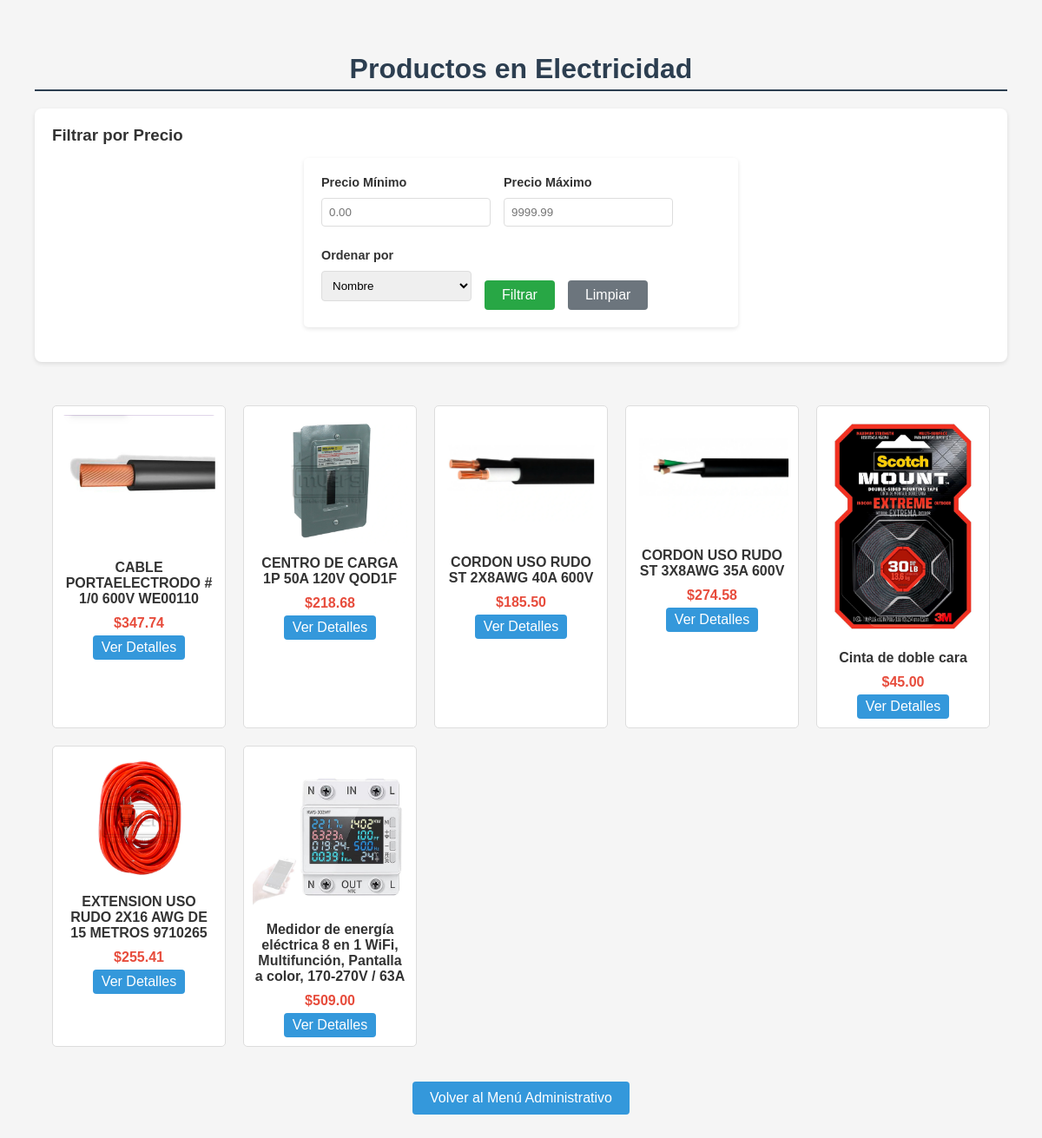
The app's page /category/2/ with its own data.
### store/models.py (models this page shows, shortened)
class Category(models.Model):
    name = models.CharField(max_length=100, unique=True)
    description = models.TextField(blank=True)
    image = models.ImageField(upload_to='categories/', null=True, blank=True)

class Product(models.Model):
    name = models.CharField(max_length=200)
    price = models.DecimalField(max_digits=10, decimal_places=2)
    description = models.TextField(blank=True)
    category = models.ForeignKey(Category, on_delete=models.SET_NULL, null=True, blank=True)
    image = models.ImageField(upload_to='products/', null=True, blank=True)
    stock = models.PositiveIntegerField(default=0)
    created_at = models.DateTimeField(auto_now_add=True)

### store/views.py (the view)
# urls.py: path('category/<int:category_id>/', views.category_products, name='category_products'),
def category_products(request, category_id):
    category = get_object_or_404(Category, pk=category_id)
    products = Product.objects.filter(category=category)
    price_min = request.GET.get('price_min')
    price_max = request.GET.get('price_max')
    if price_min:
        try:
            products = products.filter(price__gte=float(price_min))
        except ValueError:
            pass
    if price_max:
        try:
            products = products.filter(price__lte=float(price_max))
        except ValueError:
            pass
    sort_by = request.GET.get('sort', 'name')
    if sort_by == 'price_asc':
        products = products.order_by('price')
    elif sort_by == 'price_desc':
        products = products.order_by('-price')
    else:
        products = products.order_by('name')
    return render(request, 'store/category_products.html', {'category': category, 'products': products})

### store/templates/store/category_products.html (shortened to what this page needs)
{% load static %}
<!DOCTYPE html>
<html lang="es">
<head>
    <link rel="stylesheet" href="{% static 'store/css/admin_styles.css' %}">
</head>
<body>
    <div style="max-width: 1400px; margin: 0 auto; padding: 20px; width: 100%; box-sizing: border-box;">
        <h1>Productos en {{ category.name }}</h1>
        <div style="background: white; padding: 20px; border-radius: 8px; box-shadow: 0 2px 5px rgba(0,0,0,0.1); margin-bottom: 30px;">
            <h3 style="margin-top: 0; margin-bottom: 15px;">Filtrar por Precio</h3>
            <form method="GET" style="display: flex; gap: 15px; align-items: end; flex-wrap: wrap;">
                <div style="display: flex; flex-direction: column; gap: 5px;">
                    <label style="font-weight: bold; font-size: 0.9rem;">Precio Mínimo</label>
                    <input type="number" name="price_min" step="0.01" placeholder="0.00" value="{{ request.GET.price_min }}" style="padding: 8px; border: 1px solid #ddd; border-radius: 4px;">
                </div>
                <div style="display: flex; flex-direction: column; gap: 5px;">
                    <label style="font-weight: bold; font-size: 0.9rem;">Precio Máximo</label>
                    <input type="number" name="price_max" step="0.01" placeholder="9999.99" value="{{ request.GET.price_max }}" style="padding: 8px; border: 1px solid #ddd; border-radius: 4px;">
                </div>
                <div style="display: flex; flex-direction: column; gap: 5px;">
                    <label style="font-weight: bold; font-size: 0.9rem;">Ordenar por</label>
                    <select name="sort" style="padding: 8px; border: 1px solid #ddd; border-radius: 4px;">
                        <option value="name" {% if request.GET.sort == 'name' %}selected{% endif %}>Nombre</option>
                    </select>
                </div>
                <button type="submit" style="padding: 8px 20px; background: #28a745; color: white; border: none; border-radius: 4px; cursor: pointer;">Filtrar</button>
                <a href="{% url 'category_products' category.id %}" style="padding: 8px 20px; background: #6c757d; color: white; text-decoration: none; border-radius: 4px; display: inline-block;">Limpiar</a>
            </form>
        </div>
        {% if products %}
            <div class="product-grid">
                {% for product in products %}
                <div class="product-item">
                    <img src="{{ product.image.url }}" alt="{{ product.name }}" onerror="this.src='https://via.placeholder.com/200';">
                    <h3>{{ product.name }}</h3>
                    <p>${{ product.price }}</p>
                    <a href="{% url 'product_detail' product_id=product.id %}">Ver Detalles</a>
                </div>
                {% endfor %}
            </div>
        {% else %}
            <p style="text-align: center;">No hay productos en esta categoría con los filtros seleccionados.</p>
        {% endif %}
        <div style="text-align: center; margin-top: 20px;">
            <a href="{% url 'admin_menu' %}" style="display: inline-block; padding: 10px 20px; background-color: #3498db; color: white; text-decoration: none; border-radius: 4px;">Volver al Menú Administrativo</a>
        </div>
    </div>
</body>
</html>

### store/static/store/css/admin_styles.css (style rules this page uses)
* { box-sizing: border-box; }
body { font-family: Arial, sans-serif; margin: 0; padding: 20px; background-color: #f5f5f5; color: #333; min-height: 100vh; display: flex; flex-direction: column; }
h1 { color: #2c3e50; border-bottom: 2px solid #2c3e50; padding-bottom: 5px; margin-bottom: 20px; text-align: center; }
a { text-decoration: none; color: #2980b9; }
form { max-width: 500px; background-color: white; padding: 20px; border-radius: 5px; box-shadow: 0 2px 5px rgba(0, 0, 0, 0.1); margin: 0 auto 20px auto; }
form label { display: block; margin-bottom: 5px; font-weight: bold; }
form input, form textarea, form select { width: 100%; padding: 8px; margin-bottom: 10px; border: 1px solid #ddd; border-radius: 4px; box-sizing: border-box; }
form button { padding: 10px 20px; background-color: #27ae60; color: white; border: none; border-radius: 4px; cursor: pointer; font-size: 16px; }

### store/templates/store/category_products.html (style rules this page uses)
.product-grid { display: grid; grid-template-columns: repeat(auto-fill, minmax(200px, 1fr)); gap: 20px; padding: 20px; max-width: 1400px; margin: 0 auto; width: 100%; box-sizing: border-box; }
.product-item { border: 1px solid #ddd; border-radius: 5px; padding: 10px; text-align: center; background-color: white; transition: transform 0.2s; }
.product-item img { max-width: 100%; height: auto; border-radius: 5px; }
.product-item h3 { font-size: 16px; margin: 10px 0; }
.product-item p { color: #e74c3c; font-weight: bold; margin: 5px 0; }
.product-item a { display: inline-block; padding: 5px 10px; background-color: #3498db; color: white; text-decoration: none; border-radius: 4px; }

### records on screen
Category: name "Electricidad"
Product: image (picture), name "CABLE PORTAELECTRODO # 1/0 600V WE00110", price "347.74"
Product: image (picture), name "CENTRO DE CARGA 1P 50A 120V QOD1F", price "218.68"
Product: image (picture), name "CORDON USO RUDO ST 2X8AWG 40A 600V", price "185.50"
Product: image (picture), name "CORDON USO RUDO ST 3X8AWG 35A 600V", price "274.58"
Product: image (picture), name "Cinta de doble cara", price "45.00"
Product: image (picture), name "EXTENSION USO RUDO 2X16 AWG DE 15 METROS 9710265", price "255.41"
Product: image (picture), name "Medidor de energía eléctrica 8 en 1 WiFi, Multifunción, Pantalla a color, 170-270V / 63A", price "509.00"
